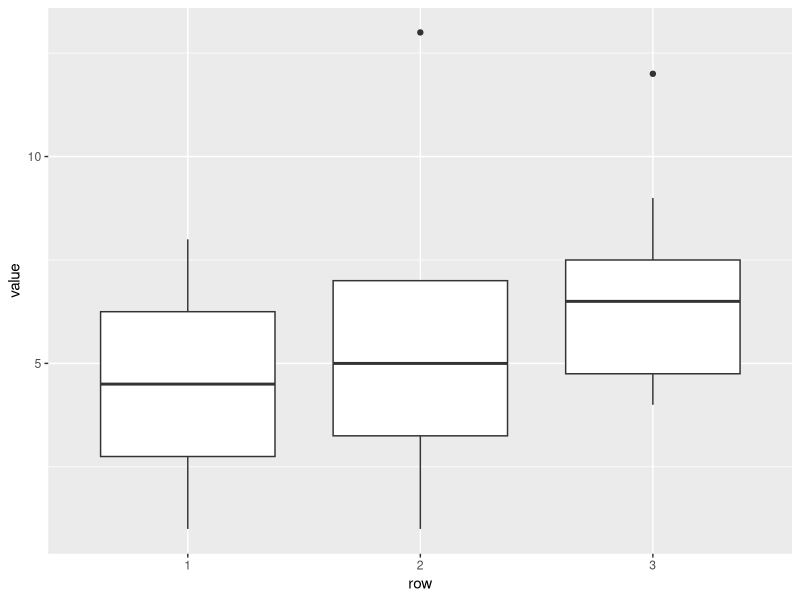

R code for this plot:
# install ggplot2 if necessary and load
if(!require(ggplot2)) {
  install.packages("ggplot2")
}
library(ggplot2)

# read in the numbers.txt file and turn into a matrix
numbers <- as.matrix(read.delim("numbers.txt", header = FALSE))

# get all of the possible combinations of rows
combinations <- combn(1:nrow(numbers), 2)

# use apply on the combinations, by column, to get the combinations to subset 
# the numbers matrix by
tests <- apply(combinations, 2, function(columns, numbers) {
  
  # get the test objects
  t_test <- t.test(numbers[columns[1], ], numbers[columns[2], ])
  wilcox <- wilcox.test(numbers[columns[1], ], numbers[columns[2], ])
  
  # make a tidy data.frame showing, for each row_x and row_y, the t-test and 
  # wilcox test statistics and p-values
  data.frame(row_x = columns[1], row_y = columns[2],
             test = rep(c("t-test", "Wilcox"), each = 2),
             value_type = rep(c("statistic", "p-value"), 2),
             value = c(t_test$statistic, t_test$p.value,
                       wilcox$statistic, wilcox$p.value),
             stringsAsFactors = FALSE)
  
}, numbers = numbers)

# make a large data.frame of the test results
tests <- Reduce(rbind, tests)

tests

# make a tall data.frame of the row vectors
df <- data.frame(row = rep(as.factor(1:3), each = ncol(numbers)),
                 value = as.vector(t(numbers)))

# box-plot for each row
ggplot(df, aes(x = row, y = value)) + geom_boxplot()
